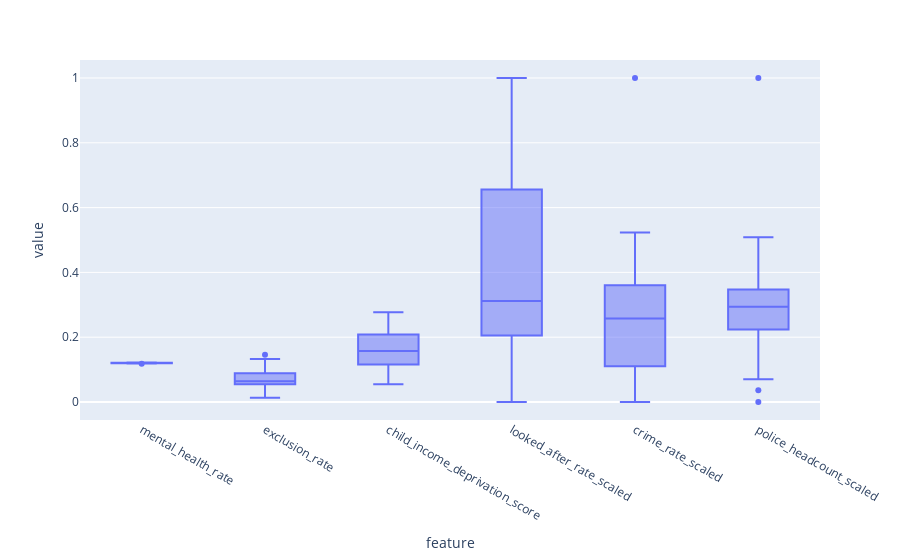

This figure's notebook cell:
### Code cell
import plotly.express as px
fig = px.box(london_crime_socio_tidy, x="feature", y="value")
fig.show()

### Figure 1 — Plotly figure (JSON) as saved in the notebook; plotly's stock layout.template omitted (floating-point values rounded to 4 significant figures; data arrays with more than 128 entries replaced by an {"elided": "..."} marker saying what was removed)
{"data": [{"alignmentgroup": "True", "hovertemplate": "feature=%{x}<br>value=%{y}<extra></extra>", "legendgroup": "", "marker": {"color": "#636efa"}, "name": "", "notched": false, "offsetgroup": "", "orientation": "v", "showlegend": false, "type": "box", "x": {"elided": "192 str values"}, "x0": " ", "xaxis": "x", "y": {"elided": "192 float values"}, "y0": " ", "yaxis": "y"}], "layout": {"boxmode": "group", "legend": {"tracegroupgap": 0}, "margin": {"t": 60}, "xaxis": {"anchor": "y", "domain": [0, 1], "title": {"text": "feature"}}, "yaxis": {"anchor": "x", "domain": [0, 1], "title": {"text": "value"}}}}
